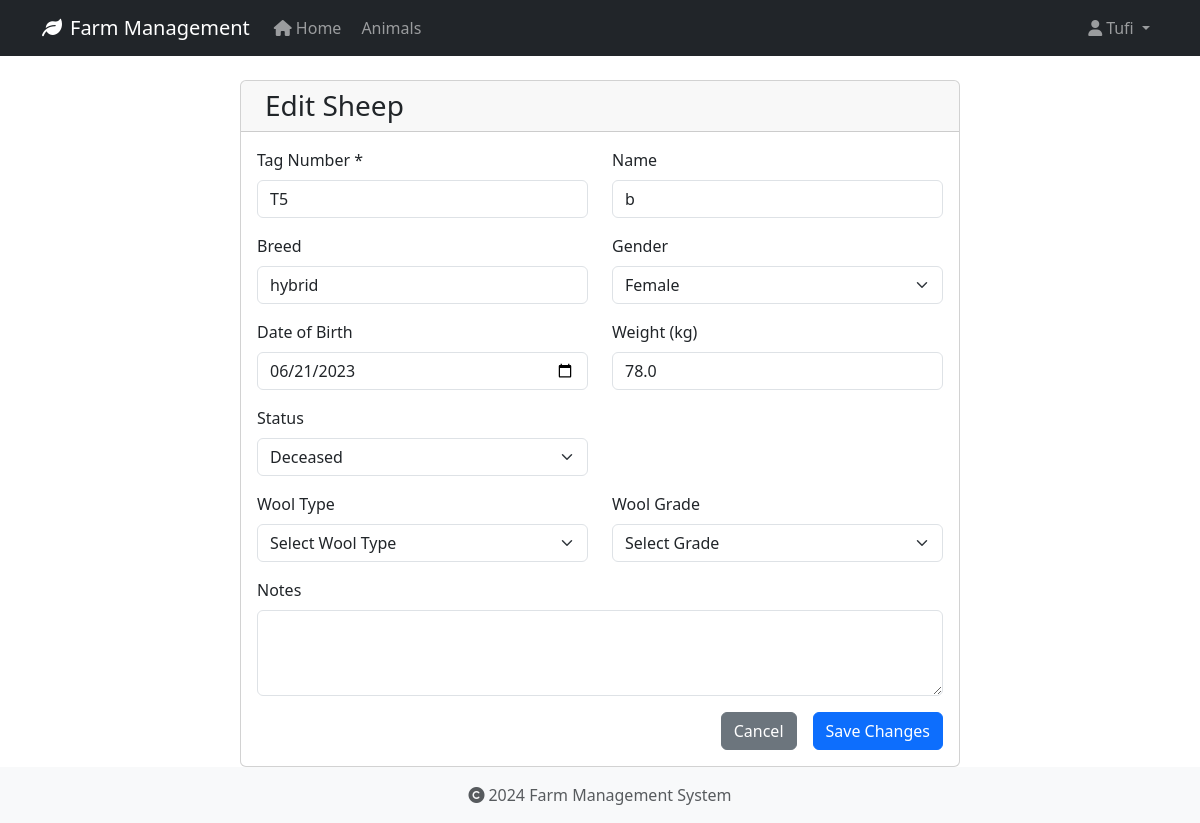
Page /animals/9/edit (signed in) on the earlier database version.
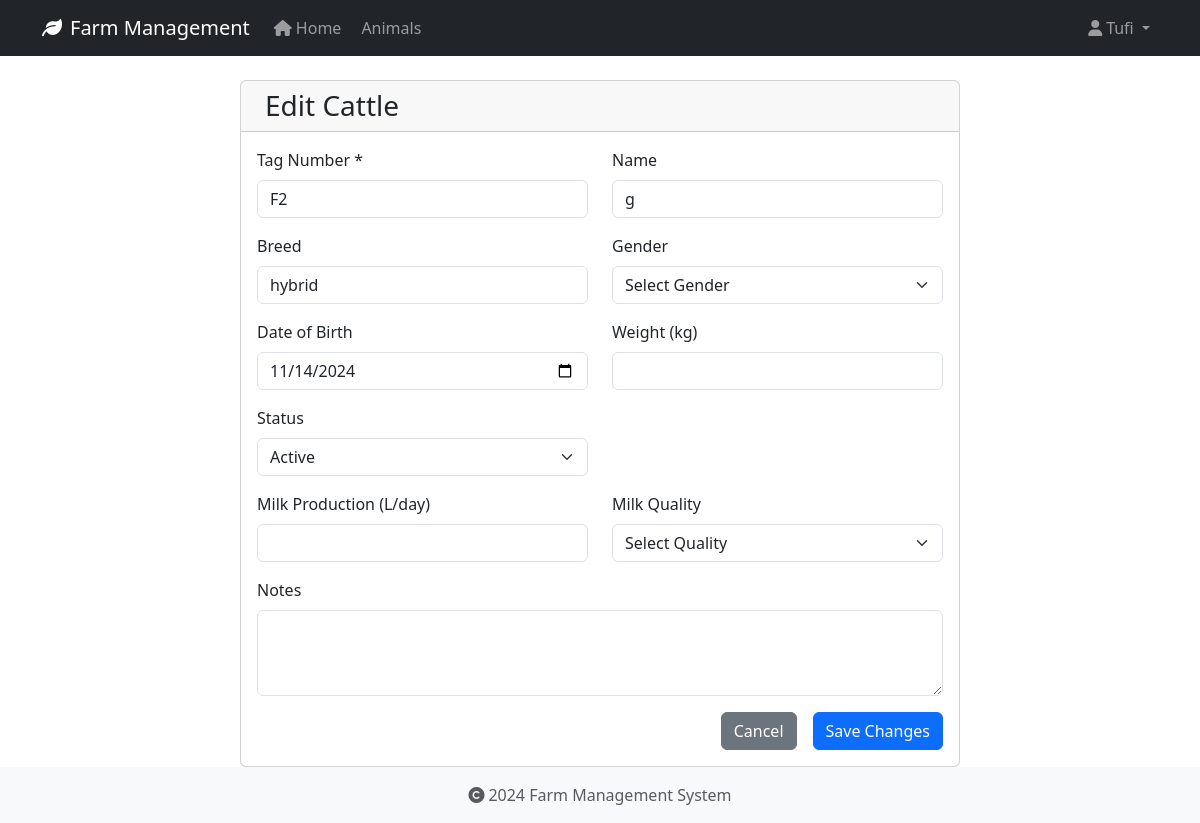
Same page on the later database version.
### app/models/animal.py (models this page shows, shortened)
class Animal(db.Model):
    id = db.Column(db.Integer, primary_key=True)
    tag_number = db.Column(db.String(50), unique=True, nullable=False, index=True)
    name = db.Column(db.String(100), nullable=True)  # Explicitly mark as nullable
    species = db.Column(db.String(50), nullable=False, index=True)
    breed = db.Column(db.String(50), nullable=True)
    date_of_birth = db.Column(db.Date, nullable=True)
    gender = db.Column(db.String(20), nullable=True)
    weight = db.Column(db.Float, nullable=True)
    status = db.Column(db.String(20), default='active', nullable=False)
    purchase_date = db.Column(db.Date, nullable=True)
    purchase_price = db.Column(db.Float, nullable=True)
    notes = db.Column(db.Text, nullable=True)
    created_at = db.Column(db.DateTime, default=datetime.utcnow, nullable=False)
    updated_at = db.Column(db.DateTime, default=datetime.utcnow, onupdate=datetime.utcnow, nullable=False)
    wool_type = db.Column(db.String(50), nullable=True)
    last_shearing = db.Column(db.Date, nullable=True)
    fleece_weight = db.Column(db.Float, nullable=True)
    wool_grade = db.Column(db.String(20), nullable=True)
    lambing_status = db.Column(db.String(50), nullable=True)
    lambing_date = db.Column(db.Date, nullable=True)
    milk_production = db.Column(db.Float, nullable=True)
    last_milking = db.Column(db.Date, nullable=True)  # Changed from DateTime to Date
    milk_quality = db.Column(db.String(20), nullable=True)
    calving_status = db.Column(db.String(50), nullable=True)
    calving_date = db.Column(db.Date, nullable=True)
    milk_fat_content = db.Column(db.Float, nullable=True)
    egg_production = db.Column(db.Integer, nullable=True)
    egg_color = db.Column(db.String(20), nullable=True)
    comb_type = db.Column(db.String(20), nullable=True)
    laying_status = db.Column(db.String(20), nullable=True)
    last_laying_date = db.Column(db.Date, nullable=True)
    egg_size = db.Column(db.String(20), nullable=True)
    category = db.Column(db.String(50), nullable=True)
    special_needs = db.Column(db.Text, nullable=True)
    diet_requirements = db.Column(db.Text, nullable=True)
    habitat = db.Column(db.String(100), nullable=True)
    health_records = db.relationship('HealthRecord', backref='animal', lazy=True, cascade='all, delete-orphan')

### app/routes/animals.py (the view, shortened to what this page needs)
@bp.route('/<int:id>/edit', methods=['GET', 'POST'])
@login_required
def edit(id):
    animal = Animal.query.get_or_404(id)
    return render_template('animals/edit.html', animal=animal)

### app/models/user.py (called while the page is built)
@login_manager.user_loader
def load_user(user_id):
    return User.query.get(int(user_id))

### app/templates/animals/edit.html (shortened to what the changed rows need)
{% extends "base.html" %}
{% block content %}
<div class="container">
    <div class="row justify-content-center">
        <div class="col-md-8">
            <div class="card">
                <div class="card-header">
                    <h3 class="card-title mb-0">
                        {% if animal.species == 'Sheep' %}
                            Edit Sheep
                        {% elif animal.species == 'Cattle' %}
                            Edit Cattle
                        {% elif animal.species == 'Chicken' %}
                            <i class="fas fa-kiwi-bird me-2"></i>Edit Chicken
                        {% else %}
                            <i class="fas fa-paw me-2"></i>Edit Animal
                        {% endif %}
                    </h3>
                </div>
                <div class="card-body">
                    <form method="POST">
                        <div class="row mb-3">
                            <div class="col-md-6">
                                <label for="tag_number" class="form-label">Tag Number *</label>
                                <input type="text" class="form-control" id="tag_number" name="tag_number"
                                       value="{{ animal.tag_number }}" required>
                            </div>
                            <div class="col-md-6">
                                <label for="name" class="form-label">Name</label>
                                <input type="text" class="form-control" id="name" name="name"
                                       value="{{ animal.name or '' }}">
                            </div>
                        </div>
                        <div class="row mb-3">
                            <div class="col-md-6">
                                <label for="breed" class="form-label">Breed</label>
                                <input type="text" class="form-control" id="breed" name="breed"
                                       value="{{ animal.breed or '' }}">
                            </div>
                            <div class="col-md-6">
                                <label for="gender" class="form-label">Gender</label>
                                <select class="form-select" id="gender" name="gender">
                                    <option value="">Select Gender</option>
                                    <option value="Female" {% if animal.gender == 'Female' %}selected{% endif %}>Female</option>
                                </select>
                            </div>
                        </div>
                        <div class="row mb-3">
                            <div class="col-md-6">
                                <label for="date_of_birth" class="form-label">Date of Birth</label>
                                <input type="date" class="form-control" id="date_of_birth" name="date_of_birth"
                                       value="{{ animal.date_of_birth.strftime('%Y-%m-%d') if animal.date_of_birth }}">
                            </div>
                            <div class="col-md-6">
                                <label for="weight" class="form-label">Weight (kg)</label>
                                <input type="number" step="0.1" class="form-control" id="weight" name="weight"
                                       value="{{ animal.weight or '' }}">
                            </div>
                        </div>
                        <div class="row mb-3">
                            <div class="col-md-6">
                                <label for="status" class="form-label">Status</label>
                                <select class="form-select" id="status" name="status">
                                    <option value="active" {% if animal.status == 'active' %}selected{% endif %}>Active</option>
                                    <option value="deceased" {% if animal.status == 'deceased' %}selected{% endif %}>Deceased</option>
                                </select>
                            </div>
                        </div>
                        {% if animal.species == 'Sheep' %}
                        <div class="row mb-3">
                            <div class="col-md-6">
                                <label for="wool_type" class="form-label">Wool Type</label>
                                <select class="form-select" id="wool_type" name="wool_type">
                                    <option value="">Select Wool Type</option>
                                </select>
                            </div>
                            <div class="col-md-6">
                                <label for="wool_grade" class="form-label">Wool Grade</label>
                                <select class="form-select" id="wool_grade" name="wool_grade">
                                    <option value="">Select Grade</option>
                                </select>
                            </div>
                        </div>
                        {% endif %}
                        {% if animal.species == 'Cattle' %}
                        <div class="row mb-3">
                            <div class="col-md-6">
                                <label for="milk_production" class="form-label">Milk Production (L/day)</label>
                                <input type="number" step="0.1" class="form-control" id="milk_production"
                                       name="milk_production" value="{{ animal.milk_production or '' }}">
                            </div>
                            <div class="col-md-6">
                                <label for="milk_quality" class="form-label">Milk Quality</label>
                                <select class="form-select" id="milk_quality" name="milk_quality">
                                    <option value="">Select Quality</option>
                                </select>
                            </div>
                        </div>
                        {% endif %}
                    </form>
                </div>
            </div>
        </div>
    </div>
</div>
{% endblock %}

Differences in the rows shown:
changed Animal "hybrid": tag_number "T5" → "F2"; name "b" → "g"; date_of_birth "06/21/2023" → "11/14/2024"; status "Deceased" → "Active"; species "Sheep" → "Cattle" (drawn); gender "Female" → (not shown); weight "78.0" → (not shown)
Other differences:
form field gender: (not shown) → "Select Gender"
form field milk_quality: (not shown) → "Select Quality"
form field wool_type: "Select Wool Type" → (not shown)
form field wool_grade: "Select Grade" → (not shown)
text no longer shown: "Edit Sheep Wool Type Wool Grade"
text now shown: "Edit Cattle Milk Production (L/day) Milk Quality"
